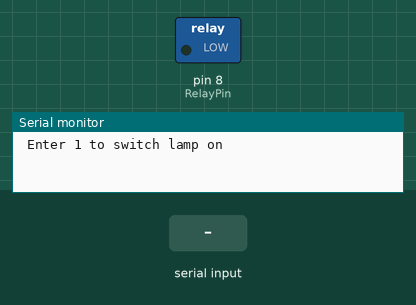
Bench run of a sketch on a simulated Arduino Uno, built with avr-gcc and run on an emulated ATmega328P. Shown: switched loads named in the sketch (green lamp = pin HIGH), the last lines printed to the serial monitor. Inputs (shaded band) come from the test bench.

Above: at 1.2 s.
1.3 s: "1" received over Serial
At 2.0 s:
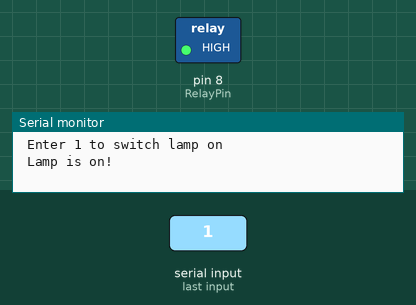
2.8 s: "0" received over Serial
At 3.1 s:
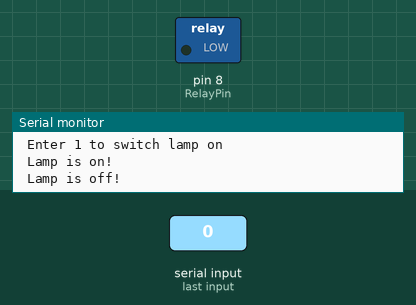
Timing chart, 0 to 5.8 s (numbered marks = the images above; inputs shaded):
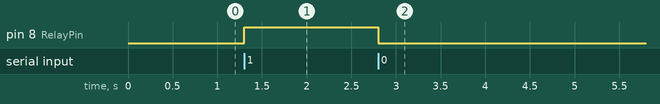

The sketch:

Relay.ino
```cpp
//control relay by serial monitor by Novatech.co.ke
int RelayPin=8;
void setup() {
  // put your setup code here, to run once:
pinMode (RelayPin, OUTPUT);
Serial.begin(9600);
Serial.println (" Enter 1 to switch lamp on");

}

void loop() {
  // put your main code here, to run repeatedly:
  while (Serial.available ()){
    char inChar =(char)Serial.read();
    if (inChar =='1'){
      digitalWrite (RelayPin, HIGH);
      Serial.println(" Lamp is on!");
    }
    else if (inChar == '0'){
      digitalWrite (RelayPin, LOW);
       Serial.println(" Lamp is off!");}
       else {
        Serial. println (" Invalid input!");
       }


    }
  }
/*digitalWrite (RelayPin, LOW);
delay(1000);
digitalWrite (RelayPin, HIGH);
delay(1000);
*/
//}
```

Measured:
- after the input at 1.3 s, pin 8 (RelayPin): LOW → HIGH at once
- after the input at 2.8 s, pin 8 (RelayPin): HIGH → LOW at once
